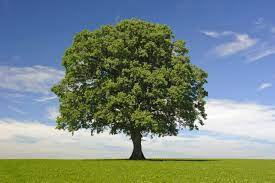
#> input picture codes/point_op/images/tree.jpeg, 275 x 183 px
$ python add.py
#> lines starting #> are read from the running program, lines starting #| are printed output that depends on the picture
import cv2
import numpy as np
import matplotlib.pyplot as plt


img1 = cv2.imread('./images/tree.jpeg')
#> img1 is the input picture: shape (183, 275, 3); mean B, G, R 131.3, 136.9, 120.5
img2 = cv2.imread('./images/deer.jpeg')
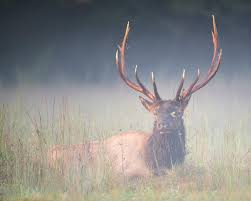
#> input picture codes/point_op/images/deer.jpeg, 251 x 201 px
#> img2 is the input picture: shape (201, 251, 3); mean B, G, R 139.4, 140.9, 141.7

# resize images if needed
if img1.shape != img2.shape:
    img2 = cv2.resize(img2, (img1.shape[1], img1.shape[0]))
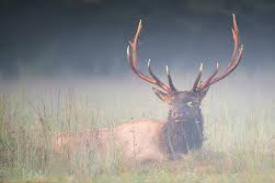
#> img2: shape (183, 275, 3); mean B, G, R 139.3, 140.8, 141.6

# add images
img_adicionada = cv2.add(img1, img2)
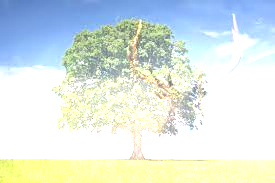
#> img_adicionada: shape (183, 275, 3); mean B, G, R 226.2, 230.3, 217.9

# plot
img_concat = np.concatenate((img1, img2, img_adicionada), axis=1)
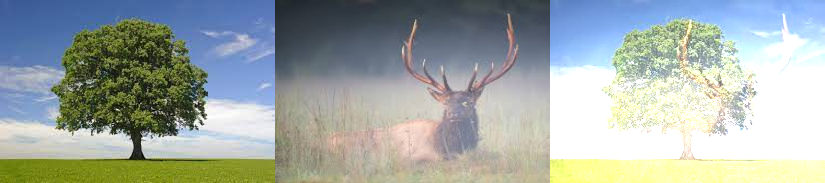
#> img_concat: shape (183, 825, 3); mean B, G, R 165.6, 169.3, 160
plt.imshow(cv2.cvtColor(img_concat, cv2.COLOR_BGR2RGB))
plt.show()
